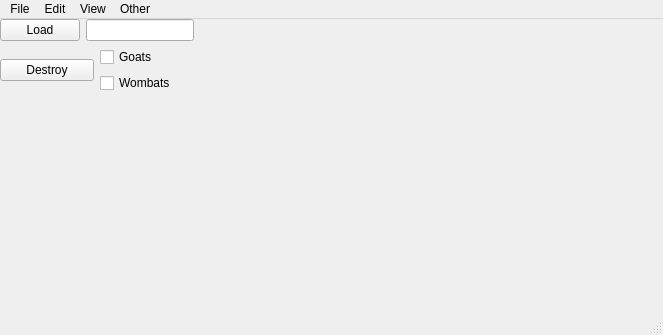
<?xml version="1.0" encoding="UTF-8"?>
<ui version="4.0">
 <class>GuiDemo</class>
 <widget class="QMainWindow" name="GuiDemo">
  <property name="geometry">
   <rect>
    <x>0</x>
    <y>0</y>
    <width>663</width>
    <height>335</height>
   </rect>
  </property>
  <property name="windowTitle">
   <string>MainWindow</string>
  </property>
  <widget class="QWidget" name="centralwidget">
   <widget class="QWidget" name="">
    <layout class="QVBoxLayout" name="verticalLayout">
     <item>
      <layout class="QHBoxLayout" name="horizontalLayout">
       <item>
        <widget class="QPushButton" name="btLoad">
         <property name="text">
          <string>Load</string>
         </property>
        </widget>
       </item>
       <item>
        <widget class="QLineEdit" name="leLoad"/>
       </item>
      </layout>
     </item>
     <item>
      <layout class="QHBoxLayout" name="horizontalLayout_2">
       <item>
        <widget class="QPushButton" name="btDestroy">
         <property name="text">
          <string>Destroy</string>
         </property>
        </widget>
       </item>
       <item>
        <layout class="QVBoxLayout" name="verticalLayout_2">
         <item>
          <widget class="QCheckBox" name="cbGoats">
           <property name="text">
            <string>Goats</string>
           </property>
          </widget>
         </item>
         <item>
          <widget class="QCheckBox" name="cbWombats">
           <property name="text">
            <string>Wombats</string>
           </property>
          </widget>
         </item>
        </layout>
       </item>
      </layout>
     </item>
    </layout>
   </widget>
  </widget>
  <widget class="QMenuBar" name="menubar">
   <property name="geometry">
    <rect>
     <x>0</x>
     <y>0</y>
     <width>663</width>
     <height>24</height>
    </rect>
   </property>
   <widget class="QMenu" name="menuFile">
    <property name="title">
     <string>File</string>
    </property>
    <property name="separatorsCollapsible">
     <bool>true</bool>
    </property>
   </widget>
   <widget class="QMenu" name="menuEdit">
    <property name="title">
     <string>Edit</string>
    </property>
   </widget>
   <widget class="QMenu" name="menuView">
    <property name="title">
     <string>View</string>
    </property>
   </widget>
   <widget class="QMenu" name="menuOther">
    <property name="title">
     <string>Other</string>
    </property>
   </widget>
   <addaction name="menuFile"/>
   <addaction name="menuEdit"/>
   <addaction name="menuView"/>
   <addaction name="menuOther"/>
  </widget>
  <widget class="QStatusBar" name="statusbar"/>
 </widget>
 <resources/>
 <connections/>
</ui>
